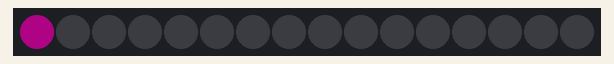
Simulated run of this sketch. Board: Arduino Uno, built with avr-gcc and run on an emulated ATmega328P. Parts: 16 RGB LEDs in strip order, left to right. Dim RGB values are drawn brighter than linear.

Above: at 0.15 s.
At 0.55 s:
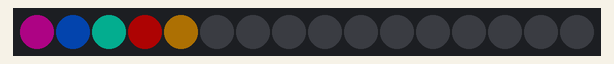
At 0.96 s:
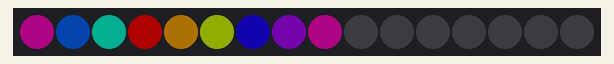
At 1.7 s:
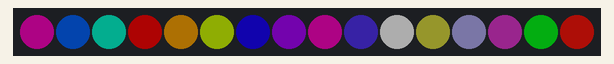

The sketch:

NEO-16.ino
```cpp
// RGBW (Red Green Blue White Neo-Pixel starter code
// 16 LEDS with no loop inside of void loop()
// CW Coleman 170413

#include <Adafruit_NeoPixel.h>
#ifdef __AVR__
  #include <avr/power.h>
#endif

#define PIN 6

#define NUM_LEDS 16

#define BRIGHTNESS 50

Adafruit_NeoPixel strip = Adafruit_NeoPixel(NUM_LEDS, PIN, NEO_GRBW + NEO_KHZ800);


void setup() {
  Serial.begin(115200);
  strip.setBrightness(BRIGHTNESS);
  strip.begin();
  strip.show(); // Initialize all pixels to 'off'
}

// Initialize some variables for the void loop()
int led, red, green, blue, white;
int wait = 100;

void loop() {

  led = 0; red = 255; green = 0; blue = 192; white = 10;
  strip.setPixelColor(led, red, green , blue, white);
  delay(wait);
  strip.show();

  led = 1; red = 2; green = 99; blue = 255; white = 10;
  strip.setPixelColor(led, red, green , blue, white);
  delay(wait);
  strip.show();

  led = 2; red = 0; green = 255; blue = 208; white = 10;
  strip.setPixelColor(led, red, green , blue, white);
  delay(wait);
  strip.show();

  led = 3; red = 255; green = 0; blue = 0; white = 10;
  strip.setPixelColor(led, red, green , blue, white);
  delay(wait);
  strip.show();

  led = 4; red = 255; green = 161; blue = 0; white = 10;
  strip.setPixelColor(led, red, green , blue, white);
  delay(wait);
   strip.show();

  led = 5; red = 208; green = 255; blue = 0; white = 10;
  strip.setPixelColor(led, red, green , blue, white);
  delay(wait);
   strip.show();

  led = 6; red = 25; green = 0; blue = 255; white = 10;
  strip.setPixelColor(led, red, green , blue, white);
  delay(wait);
   strip.show();

    led = 7; red = 170; green = 0; blue = 255; white = 10;
  strip.setPixelColor(led, red, green , blue, white);
  delay(wait);
   strip.show();

    led = 8; red = 255; green = 0; blue = 195; white = 10;
  strip.setPixelColor(led, red, green , blue, white);
  delay(wait);
   strip.show();

    led = 9; red = 63; green = 40; blue = 193; white = 10;
  strip.setPixelColor(led, red, green , blue, white);
  delay(wait);
   strip.show();

    led = 10; red = 255; green = 255; blue = 255; white = 10;
  strip.setPixelColor(led, red, green , blue, white);
  delay(wait);
   strip.show();

    led = 11; red = 104; green = 101; blue = 26; white = 10;
  strip.setPixelColor(led, red, green , blue, white);
  delay(wait);
   strip.show();

    led = 12; red = 146; green = 144; blue = 205; white = 10;
  strip.setPixelColor(led, red, green , blue, white);
  delay(wait);
   strip.show();

    led = 13; red = 124; green = 29; blue = 112; white = 10;
  strip.setPixelColor(led, red, green , blue, white);
  delay(wait);
   strip.show();

   led = 14; red = 2; green = 255; blue = 23; white = 10;
  strip.setPixelColor(led, red, green , blue, white);
  delay(wait);
   strip.show();

  led = 15; red = 255; green = 16; blue = 8; white = 10;
  strip.setPixelColor(led, red, green , blue, white);
  delay(wait);
  strip.show();


}
```
